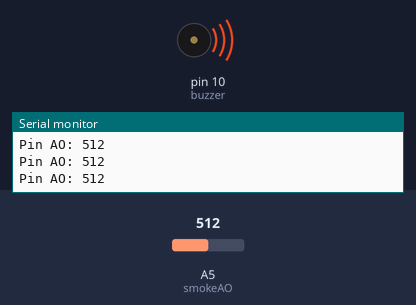
Simulated run of this sketch. Board: Arduino Uno, built with avr-gcc and run on an emulated ATmega328P. Parts: buzzer (waves = sounding), the last lines printed to the serial monitor. The test bench sets the inputs (shaded band); at power-on: A5 (smokeAO) = 512.

Above: at 1.2 s.
1.3 s: A5 (smokeAO) set to 202
2.8 s: A5 (smokeAO) set to 173
At 3.5 s:
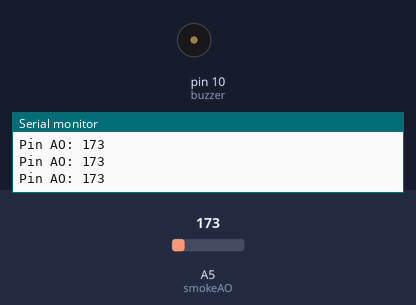
4.3 s: A5 (smokeAO) set to 200
At 4.8 s:
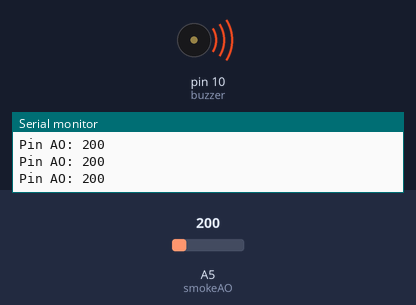
5.8 s: A5 (smokeAO) set to 180
At 6.1 s:
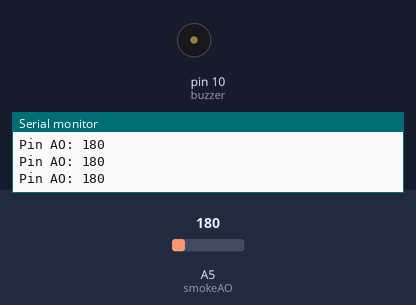
Timing chart, 0 to 8.3 s (numbered marks = the images above; inputs shaded):
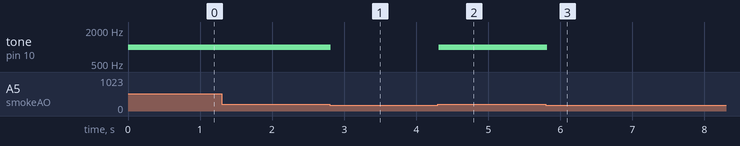

The sketch:

SmokeDetectionAlarm.ino
```cpp
int buzzer = 10;
int smokeAO = A5;
//threshhold value
int sensorThres = 190;

void setup()
{
  pinMode(buzzer, OUTPUT);
  pinMode(smokeAO, INPUT);
  Serial.begin(9600); //dtaa rate in bits per second
}

void loop()
{
  int analogSensor = analogRead(smokeAO);
  Serial.print("Pin AO: ");
  Serial.println(analogSensor);
  //check if it has reached the threshhold value
  if(analogSensor>sensorThres)
  {
    tone(buzzer, 1000, 200); //(pin, frequency, duration in millisecond)
  }
  else
  {
    noTone(buzzer);
  }
  delay(100);
}
```

Measured:
- the behaviour switches between 191 and 190 on A5 (smokeAO) (found by bisection; images 0 and 1)
- after the input at 2.8 s, tone on pin 10 (buzzer): 1000 Hz → silent at once
- after the input at 4.3 s, tone on pin 10 (buzzer): silent → 1000 Hz at once
- after the input at 5.8 s, tone on pin 10 (buzzer): 1000 Hz → silent at once
